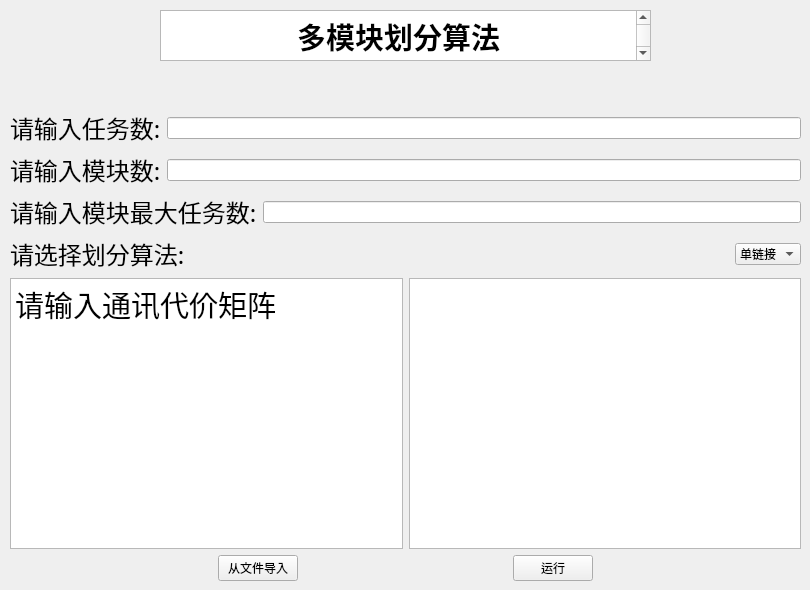
    <widget class="QWidget" name="page_3">
     <widget class="QTextBrowser" name="textBrowser_3">
      <property name="geometry">
       <rect>
        <x>160</x>
        <y>10</y>
        <width>491</width>
        <height>51</height>
       </rect>
      </property>
      <property name="styleSheet">
       <string notr="true"> pal.setColor(QPalette::Base, QColor(240,240,240));</string>
      </property>
      <property name="html">
       <string>&lt;!DOCTYPE HTML PUBLIC &quot;-//W3C//DTD HTML 4.0//EN&quot; &quot;http://www.w3.org/TR/REC-html40/strict.dtd&quot;&gt;
&lt;html&gt;&lt;head&gt;&lt;meta name=&quot;qrichtext&quot; content=&quot;1&quot; /&gt;&lt;meta charset=&quot;utf-8&quot; /&gt;&lt;style type=&quot;text/css&quot;&gt;
p, li { white-space: pre-wrap; }
hr { height: 1px; border-width: 0; }
li.unchecked::marker { content: &quot;\2610&quot;; }
li.checked::marker { content: &quot;\2612&quot;; }
&lt;/style&gt;&lt;/head&gt;&lt;body style=&quot; font-family:'Microsoft YaHei UI'; font-size:9pt; font-weight:400; font-style:normal;&quot;&gt;
&lt;p align=&quot;center&quot; style=&quot; margin-top:0px; margin-bottom:0px; margin-left:0px; margin-right:0px; -qt-block-indent:0; text-indent:0px;&quot;&gt;&lt;span style=&quot; font-size:22pt; font-weight:700;&quot;&gt;多模块划分算法&lt;/span&gt;&lt;/p&gt;&lt;/body&gt;&lt;/html&gt;</string>
      </property>
     </widget>
     <widget class="QWidget" name="layoutWidget">
      <property name="geometry">
       <rect>
        <x>10</x>
        <y>110</y>
        <width>791</width>
        <height>471</height>
       </rect>
      </property>
      <layout class="QVBoxLayout" name="verticalLayout_8">
       <item>
        <layout class="QHBoxLayout" name="horizontalLayout_4">
         <item>
          <widget class="QLabel" name="label_9">
           <property name="font">
            <font>
             <family>黑体</family>
             <pointsize>18</pointsize>
            </font>
           </property>
           <property name="text">
            <string>请输入任务数:</string>
           </property>
          </widget>
         </item>
         <item>
          <widget class="QLineEdit" name="lineEdit_8"/>
         </item>
        </layout>
       </item>
       <item>
        <layout class="QHBoxLayout" name="horizontalLayout_6">
         <item>
          <widget class="QLabel" name="label_10">
           <property name="font">
            <font>
             <family>黑体</family>
             <pointsize>18</pointsize>
            </font>
           </property>
           <property name="text">
            <string>请输入模块数:</string>
           </property>
          </widget>
         </item>
         <item>
          <widget class="QLineEdit" name="lineEdit_9"/>
         </item>
        </layout>
       </item>
       <item>
        <layout class="QHBoxLayout" name="horizontalLayout_7">
         <item>
          <widget class="QLabel" name="label_11">
           <property name="font">
            <font>
             <family>黑体</family>
             <pointsize>18</pointsize>
            </font>
           </property>
           <property name="text">
            <string>请输入模块最大任务数:</string>
           </property>
          </widget>
         </item>
         <item>
          <widget class="QLineEdit" name="lineEdit_10"/>
         </item>
        </layout>
       </item>
       <item>
        <layout class="QHBoxLayout" name="horizontalLayout_8">
         <item>
          <widget class="QLabel" name="label_22">
           <property name="font">
            <font>
             <family>黑体</family>
             <pointsize>18</pointsize>
            </font>
           </property>
           <property name="text">
            <string>请选择划分算法:</string>
           </property>
          </widget>
         </item>
         <item>
          <spacer name="horizontalSpacer_8">
           <property name="orientation">
            <enum>Qt::Horizontal</enum>
           </property>
           <property name="sizeHint" stdset="0">
            <size>
             <width>40</width>
             <height>20</height>
            </size>
           </property>
          </spacer>
         </item>
         <item>
          <widget class="QComboBox" name="comboBox">
           <item>
            <property name="text">
             <string>单链接</string>
            </property>
           </item>
           <item>
            <property name="text">
             <string>全链接</string>
            </property>
           </item>
           <item>
            <property name="text">
             <string>均链接</string>
            </property>
           </item>
          </widget>
         </item>
        </layout>
       </item>
       <item>
        <layout class="QHBoxLayout" name="horizontalLayout_17">
         <item>
          <widget class="QTextBrowser" name="textBrowser_7">
           <property name="autoFillBackground">
            <bool>true</bool>
           </property>
           <property name="styleSheet">
            <string notr="true"> pal.setColor(QPalette::Base, QColor(240,240,240));</string>
           </property>
           <property name="html">
            <string>&lt;!DOCTYPE HTML PUBLIC &quot;-//W3C//DTD HTML 4.0//EN&quot; &quot;http://www.w3.org/TR/REC-html40/strict.dtd&quot;&gt;
&lt;html&gt;&lt;head&gt;&lt;meta name=&quot;qrichtext&quot; content=&quot;1&quot; /&gt;&lt;meta charset=&quot;utf-8&quot; /&gt;&lt;style type=&quot;text/css&quot;&gt;
p, li { white-space: pre-wrap; }
hr { height: 1px; border-width: 0; }
li.unchecked::marker { content: &quot;\2610&quot;; }
li.checked::marker { content: &quot;\2612&quot;; }
&lt;/style&gt;&lt;/head&gt;&lt;body style=&quot; font-family:'Microsoft YaHei UI'; font-size:9pt; font-weight:400; font-style:normal;&quot;&gt;
&lt;p style=&quot; margin-top:0px; margin-bottom:0px; margin-left:0px; margin-right:0px; -qt-block-indent:0; text-indent:0px;&quot;&gt;&lt;span style=&quot; font-size:22pt;&quot;&gt;请输入通讯代价矩阵&lt;/span&gt;&lt;/p&gt;&lt;/body&gt;&lt;/html&gt;</string>
           </property>
          </widget>
         </item>
         <item>
          <widget class="QPlainTextEdit" name="plainTextEdit_3"/>
         </item>
        </layout>
       </item>
       <item>
        <layout class="QHBoxLayout" name="horizontalLayout_16">
         <item>
          <spacer name="horizontalSpacer_9">
           <property name="orientation">
            <enum>Qt::Horizontal</enum>
           </property>
           <property name="sizeHint" stdset="0">
            <size>
             <width>40</width>
             <height>20</height>
            </size>
           </property>
          </spacer>
         </item>
         <item>
          <widget class="QPushButton" name="pushButton_11">
           <property name="text">
            <string>从文件导入</string>
           </property>
          </widget>
         </item>
         <item>
          <spacer name="horizontalSpacer_7">
           <property name="orientation">
            <enum>Qt::Horizontal</enum>
           </property>
           <property name="sizeHint" stdset="0">
            <size>
             <width>40</width>
             <height>20</height>
            </size>
           </property>
          </spacer>
         </item>
         <item>
          <widget class="QPushButton" name="pushButton_10">
           <property name="text">
            <string>运行</string>
           </property>
          </widget>
         </item>
         <item>
          <spacer name="horizontalSpacer_10">
           <property name="orientation">
            <enum>Qt::Horizontal</enum>
           </property>
           <property name="sizeHint" stdset="0">
            <size>
             <width>40</width>
             <height>20</height>
            </size>
           </property>
          </spacer>
         </item>
        </layout>
       </item>
      </layout>
     </widget>
    </widget>
